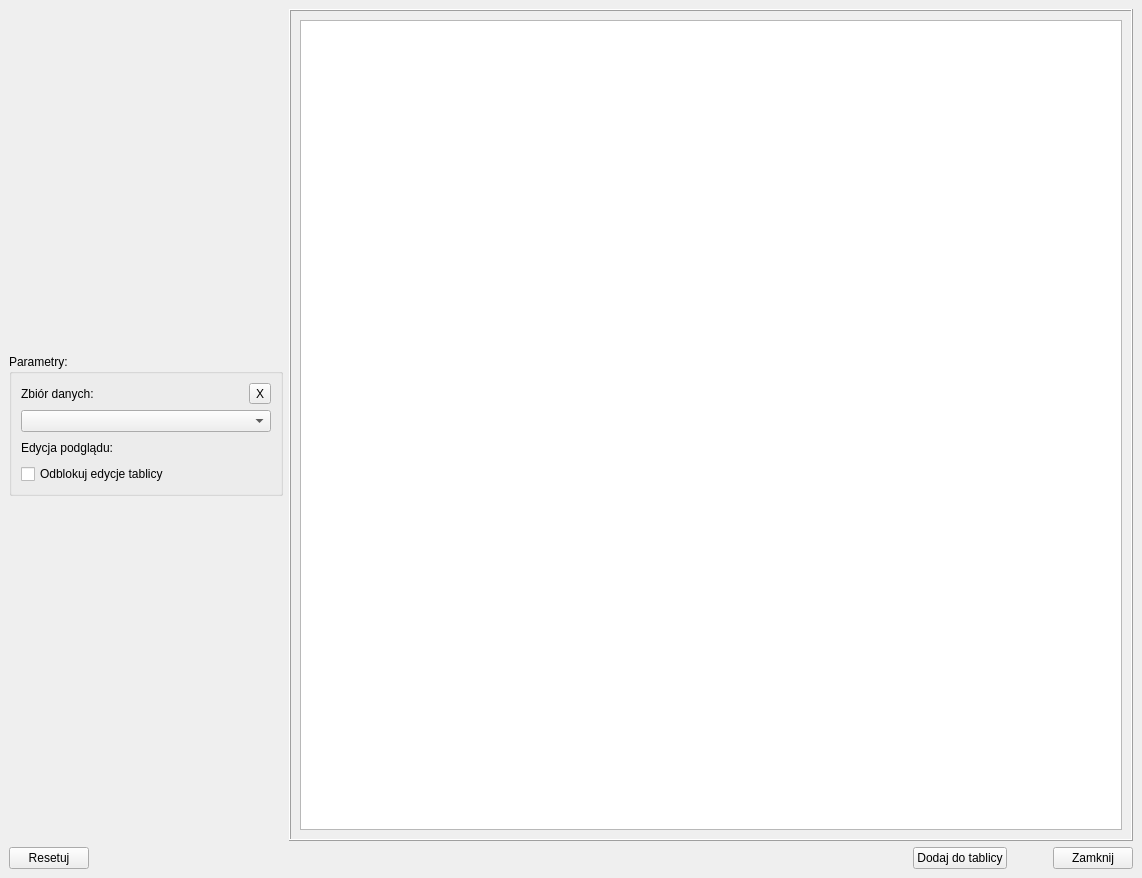
<?xml version="1.0" encoding="UTF-8"?>
<ui version="4.0">
 <class>MainWindow_Correlation</class>
 <widget class="QMainWindow" name="MainWindow_Correlation">
  <property name="windowModality">
   <enum>Qt::ApplicationModal</enum>
  </property>
  <property name="geometry">
   <rect>
    <x>0</x>
    <y>0</y>
    <width>1142</width>
    <height>878</height>
   </rect>
  </property>
  <property name="windowTitle">
   <string>Korelacja</string>
  </property>
  <widget class="QWidget" name="centralwidget">
   <layout class="QVBoxLayout" name="verticalLayout_12">
    <item>
     <layout class="QHBoxLayout" name="horizontalLayout_2">
      <item>
       <layout class="QHBoxLayout" name="horizontalLayout">
        <item>
         <layout class="QVBoxLayout" name="verticalLayout_2">
          <item>
           <spacer name="verticalSpacer_2">
            <property name="orientation">
             <enum>Qt::Vertical</enum>
            </property>
            <property name="sizeHint" stdset="0">
             <size>
              <width>20</width>
              <height>40</height>
             </size>
            </property>
           </spacer>
          </item>
          <item>
           <widget class="QGroupBox" name="groupBox">
            <property name="sizePolicy">
             <sizepolicy hsizetype="Fixed" vsizetype="Fixed">
              <horstretch>0</horstretch>
              <verstretch>0</verstretch>
             </sizepolicy>
            </property>
            <property name="title">
             <string>Parametry:</string>
            </property>
            <layout class="QVBoxLayout" name="verticalLayout_13">
             <item>
              <layout class="QVBoxLayout" name="verticalLayout_3">
               <item>
                <layout class="QHBoxLayout" name="horizontalLayout_3">
                 <item>
                  <widget class="QLabel" name="label">
                   <property name="text">
                    <string>Zbiór danych:</string>
                   </property>
                  </widget>
                 </item>
                 <item>
                  <spacer name="horizontalSpacer">
                   <property name="orientation">
                    <enum>Qt::Horizontal</enum>
                   </property>
                   <property name="sizeHint" stdset="0">
                    <size>
                     <width>40</width>
                     <height>20</height>
                    </size>
                   </property>
                  </spacer>
                 </item>
                 <item>
                  <widget class="QToolButton" name="toolButton_Data">
                   <property name="text">
                    <string>X</string>
                   </property>
                  </widget>
                 </item>
                </layout>
               </item>
               <item>
                <widget class="QComboBox" name="comboBox_Data">
                 <property name="minimumSize">
                  <size>
                   <width>250</width>
                   <height>0</height>
                  </size>
                 </property>
                 <property name="placeholderText">
                  <string>Wybierz zbiór danych...</string>
                 </property>
                </widget>
               </item>
              </layout>
             </item>
             <item>
              <layout class="QVBoxLayout" name="verticalLayout_16">
               <item>
                <layout class="QHBoxLayout" name="horizontalLayout_15">
                 <item>
                  <widget class="QLabel" name="label_12">
                   <property name="text">
                    <string>Edycja podglądu:</string>
                   </property>
                  </widget>
                 </item>
                 <item>
                  <spacer name="horizontalSpacer_14">
                   <property name="orientation">
                    <enum>Qt::Horizontal</enum>
                   </property>
                   <property name="sizeHint" stdset="0">
                    <size>
                     <width>40</width>
                     <height>20</height>
                    </size>
                   </property>
                  </spacer>
                 </item>
                </layout>
               </item>
               <item>
                <widget class="QCheckBox" name="checkBox_Board_Is_Enabled">
                 <property name="text">
                  <string>Odblokuj edycje tablicy</string>
                 </property>
                 <property name="checked">
                  <bool>false</bool>
                 </property>
                </widget>
               </item>
              </layout>
             </item>
            </layout>
           </widget>
          </item>
          <item>
           <spacer name="verticalSpacer">
            <property name="orientation">
             <enum>Qt::Vertical</enum>
            </property>
            <property name="sizeHint" stdset="0">
             <size>
              <width>20</width>
              <height>40</height>
             </size>
            </property>
           </spacer>
          </item>
         </layout>
        </item>
       </layout>
      </item>
      <item>
       <widget class="QFrame" name="frame">
        <property name="frameShape">
         <enum>QFrame::Box</enum>
        </property>
        <property name="frameShadow">
         <enum>QFrame::Raised</enum>
        </property>
        <layout class="QVBoxLayout" name="verticalLayout_14">
         <item>
          <widget class="QTextEdit" name="textEdit_Preview_Board">
           <property name="enabled">
            <bool>true</bool>
           </property>
           <property name="font">
            <font>
             <pointsize>14</pointsize>
            </font>
           </property>
           <property name="readOnly">
            <bool>true</bool>
           </property>
           <property name="html">
            <string>&lt;!DOCTYPE HTML PUBLIC &quot;-//W3C//DTD HTML 4.0//EN&quot; &quot;http://www.w3.org/TR/REC-html40/strict.dtd&quot;&gt;
&lt;html&gt;&lt;head&gt;&lt;meta name=&quot;qrichtext&quot; content=&quot;1&quot; /&gt;&lt;meta charset=&quot;utf-8&quot; /&gt;&lt;style type=&quot;text/css&quot;&gt;
p, li { white-space: pre-wrap; }
hr { height: 1px; border-width: 0; }
li.unchecked::marker { content: &quot;\2610&quot;; }
li.checked::marker { content: &quot;\2612&quot;; }
&lt;/style&gt;&lt;/head&gt;&lt;body style=&quot; font-family:'Segoe UI'; font-size:14pt; font-weight:400; font-style:normal;&quot;&gt;
&lt;p style=&quot;-qt-paragraph-type:empty; margin-top:0px; margin-bottom:0px; margin-left:0px; margin-right:0px; -qt-block-indent:0; text-indent:0px;&quot;&gt;&lt;br /&gt;&lt;/p&gt;&lt;/body&gt;&lt;/html&gt;</string>
           </property>
          </widget>
         </item>
        </layout>
       </widget>
      </item>
     </layout>
    </item>
    <item>
     <layout class="QHBoxLayout" name="horizontalLayout_11">
      <item>
       <widget class="QPushButton" name="pushButton_Reset_Options">
        <property name="text">
         <string>Resetuj</string>
        </property>
       </widget>
      </item>
      <item>
       <spacer name="horizontalSpacer_2">
        <property name="orientation">
         <enum>Qt::Horizontal</enum>
        </property>
        <property name="sizeHint" stdset="0">
         <size>
          <width>40</width>
          <height>20</height>
         </size>
        </property>
       </spacer>
      </item>
      <item>
       <widget class="QPushButton" name="pushButton_Add_To_Board">
        <property name="text">
         <string>Dodaj do tablicy</string>
        </property>
       </widget>
      </item>
      <item>
       <spacer name="horizontalSpacer_3">
        <property name="orientation">
         <enum>Qt::Horizontal</enum>
        </property>
        <property name="sizeType">
         <enum>QSizePolicy::Fixed</enum>
        </property>
        <property name="sizeHint" stdset="0">
         <size>
          <width>40</width>
          <height>20</height>
         </size>
        </property>
       </spacer>
      </item>
      <item>
       <widget class="QPushButton" name="pushButton_Close">
        <property name="text">
         <string>Zamknij</string>
        </property>
       </widget>
      </item>
     </layout>
    </item>
   </layout>
  </widget>
 </widget>
 <resources/>
 <connections>
  <connection>
   <sender>toolButton_Data</sender>
   <signal>clicked()</signal>
   <receiver>comboBox_Data</receiver>
   <slot>clearEditText()</slot>
   <hints>
    <hint type="sourcelabel">
     <x>335</x>
     <y>79</y>
    </hint>
    <hint type="destinationlabel">
     <x>184</x>
     <y>108</y>
    </hint>
   </hints>
  </connection>
  <connection>
   <sender>pushButton_Close</sender>
   <signal>clicked()</signal>
   <receiver>MainWindow_Correlation</receiver>
   <slot>close()</slot>
   <hints>
    <hint type="sourcelabel">
     <x>1094</x>
     <y>782</y>
    </hint>
    <hint type="destinationlabel">
     <x>570</x>
     <y>402</y>
    </hint>
   </hints>
  </connection>
  <connection>
   <sender>checkBox_Board_Is_Enabled</sender>
   <signal>clicked(bool)</signal>
   <receiver>textEdit_Preview_Board</receiver>
   <slot>setDisabled(bool)</slot>
   <hints>
    <hint type="sourcelabel">
     <x>147</x>
     <y>475</y>
    </hint>
    <hint type="destinationlabel">
     <x>711</x>
     <y>422</y>
    </hint>
   </hints>
  </connection>
 </connections>
</ui>
